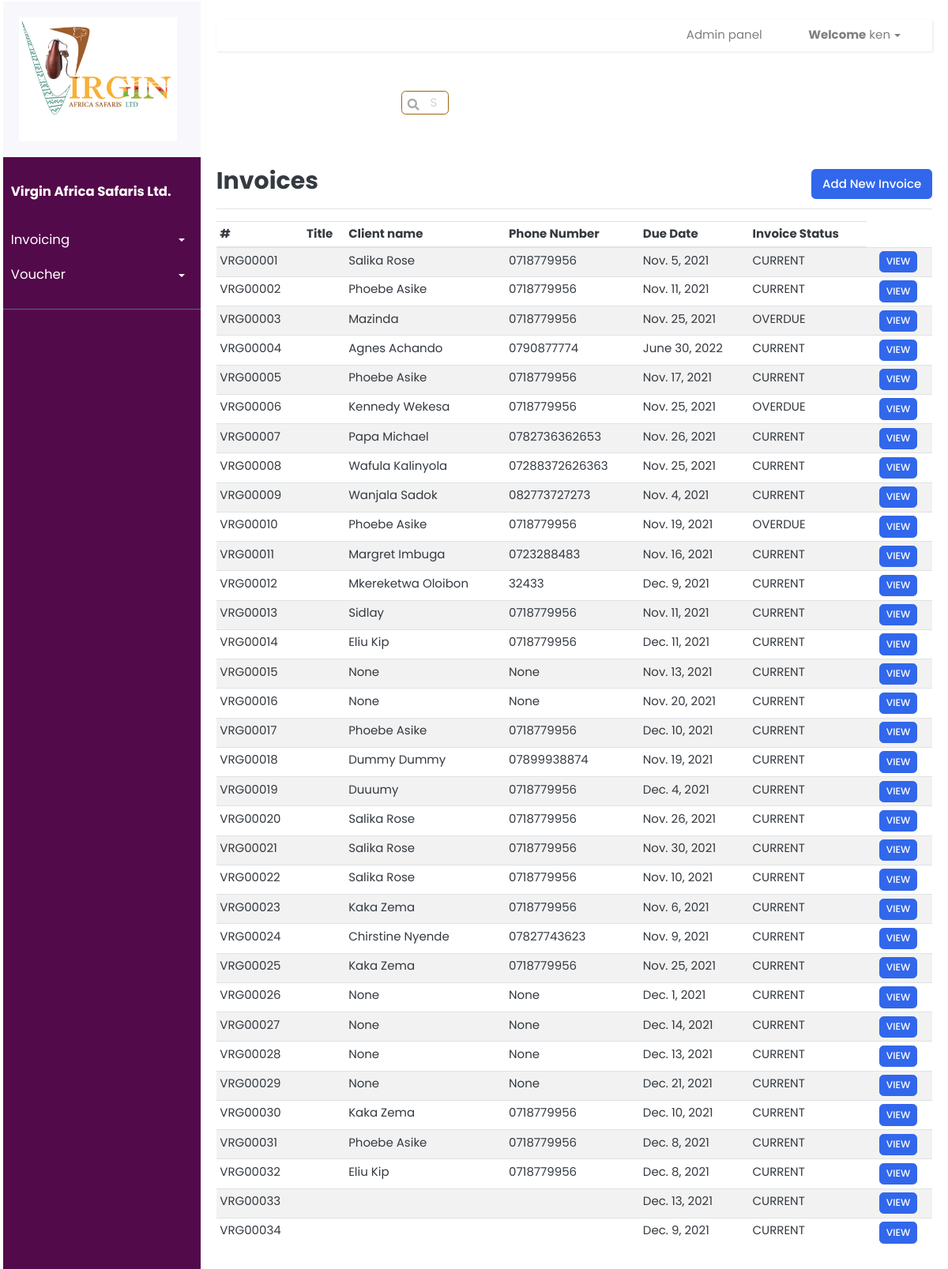
Page /invoices/ (signed in) on the committed database.
### invoice/models.py (models this page shows, shortened)
class Invoice(models.Model):
	TERMS = [
	('Immediate','Immediate'),
	('15 days', '15 days'),
	('30 days', '30 days'),
	]
	STATUS = [
	('CURRENT', 'CURRENT'),
	('EMAIL_SENT', 'EMAIL_SENT'),
	('OVERDUE', 'OVERDUE'),
	('PAID', 'PAID'),
	]
	number = models.CharField(null=False,default=increment_invoice_number, blank=False, max_length=100, unique=True)
	dueDate = models.DateField(null=True, blank=True)
	paymentTerms = models.CharField(choices=TERMS, default='15 days', max_length=100)
	status = models.CharField(choices=STATUS, default='CURRENT', max_length=100)
	description = models.TextField(null=True, blank=True,max_length=500)
	istaxable = models.BooleanField()
	client = models.ForeignKey(Client, blank=True, null=True, on_delete=models.SET_NULL)
	uniqueId = models.CharField(null=True, blank=True, max_length=100)
	slug = models.SlugField(max_length=500, unique=True, blank=True, null=True)
	date_created = models.DateTimeField(blank=True, null=True)
	last_updated = models.DateTimeField(blank=True, null=True)

class Client(models.Model):
	clientName = models.CharField(null=True, blank=True, max_length=200)
	address = models.CharField(null=True, blank=True, max_length=200)
	postalCode = models.CharField(null=True, blank=True, max_length=10)
	phoneNumber = models.CharField(null=True, blank=True, max_length=100)
	emailAddress = models.CharField(null=True, blank=True, max_length=100)
	uniqueId = models.CharField(null=True, blank=True, max_length=100)
	slug = models.SlugField(max_length=500, unique=True, blank=True, null=True)
	date_created = models.DateTimeField(blank=True, null=True)
	last_updated = models.DateTimeField(blank=True, null=True)

### invoice/views.py (the view)
# urls.py: path("invoices/", invoice_views.view_invoices, name="view-invoices" ),
@login_required
def view_invoices(request):
	context = {}
	invoices = Invoice.objects.all()
	context['invoices'] = invoices
	return render(request, 'invoice/invoices.html', context)

### templates/invoice/invoices.html (shortened to what this page needs)
{% extends 'index.html' %} {% load static %} {% load crispy_forms_tags %}
 {% block content %}
<div class="search-main">
 <div class="form-group has-search">
    <input type="text" class="form-control invoice_search_input" placeholder="Search" id="search" data-url="{% url 'search-invoices' %}"/>
  </div>
  </div>
<div
  class="
    d-flex
    justify-content-between
    flex-wrap flex-md-nowrap
    align-items-center
    pt-3
    pb-2
    mb-3
    border-bottom
  "
>
  <h1 class="h2">Invoices</h1>
  <div class="btn-toolbar mb-2 mb-md-0">
    <div class="btn-group me-2">
      <a href="{% url 'create-invoice' %}"
        ><button type="button" class="btn btn-primary">
          Add New Invoice
        </button></a
      >
    </div>
  </div>
</div>
{% if invoices|length > 0 %}
<div class="table-responsive">
  <table class="table table-striped table-sm table-hover" id="invoiceTable">
    <thead>
      <tr>
        <th>#</th>
        <th>Title</th>
        <th>Client name</th>
        <th>Phone Number</th>
        <th>Due Date</th>
        <th>Invoice Status</th>
      </tr>
    </thead>
    <tbody>
      {% for invoice in invoices %}
      <tr onclick="getElementById('edit-1').click()" style="cursor: pointer">
        <td id="invoicenumber">{{invoice.number}}</td>
        <td>{{invoice.title}}</td>
        <td>{{invoice.client.clientName}}</td>
        <td>{{invoice.client.phoneNumber}}</td>
        <td>{{invoice.dueDate}}</td>
        <td>{{invoice.status}}</td>
        <td>
        </td>
        <td>
          <a href="{% url 'create-build-invoice' invoice.slug %}"
            ><button class="btn btn-primary btn-sm">VIEW</button></a
          >
        </td>
      </tr>
      {% endfor %}
    </tbody>
  </table>
</div>
{% endif %}
{% endblock %}

### templates/index.html (shortened to what this page needs)
{% load static %} {% load crispy_forms_tags %}
<!DOCTYPE html>
<html lang="en">
  <head>
    <link
      href="{% static 'css/bootstrap.css' %}"
      rel="stylesheet"
      type="text/css"
    />
    <link
      href="{% static 'fonts/fontawesome/css/all.min.css' %}"
      type="text/css"
      rel="stylesheet"
    />
    <link href="{% static 'css/ui.css' %}" rel="stylesheet" type="text/css" />
    <link href="{% static 'css/doc.css' %}" rel="stylesheet" type="text/css" />
    <link href="{% static 'css/home.css' %}" rel="stylesheet" type="text/css" />
    <link
      href="{% static 'css/responsive.css' %}"
      rel="stylesheet"
      media="only screen and (max-width: 1200px)"
    />
  </head>
  <body class="forms_body">
    <div class="wrapper">
      <nav class="ml-1" id="sidebar">
        <div class="sidebar-header">
          <img
            src="{% static 'images/logo.PNG' %}"
            style="width: 100%; max-width: 200px"
            alt="Logo"
          />
        </div>
        <ul class="list-unstyled components">
          <p><b>Virgin Africa Safaris Ltd.</b></p>
          <li>
            <a
              href="#homeSubmenu"
              data-toggle="collapse"
              aria-expanded="false"
              class="dropdown-toggle"
              >Invoicing</a
            >
          </li>
          <li>
            <a
              href="#pageSubmenu"
              data-toggle="collapse"
              aria-expanded="false"
              class="dropdown-toggle"
              >Voucher</a
            >
          </li>
        </ul>
        <ul class="list-unstyled CTAs">
        </ul>
      </nav>
      <div id="content">
        <nav class="navbar navbar-expand-lg navbar-light">
          <div class="container-fluid">
            <div class="collapse navbar-collapse" id="navbarSupportedContent">
              <ul class="nav navbar-nav ml-auto">
                <li class="nav-item mr-3">
                  <a
                    class="nav-link mr-4"
                    href="/admin"
                    id="navbarDropdown"
                    role="button"
                    data-toggle="dropdown"
                    aria-haspopup="true"
                    aria-expanded="false"
                    >Admin panel</a
                  >
                </li>
                <li class="nav-item dropdown">
                  <a
                    class="nav-link dropdown-toggle mr-4"
                    href="#"
                    id="navbarDropdown"
                    role="button"
                    data-toggle="dropdown"
                    aria-haspopup="true"
                    aria-expanded="false"
                  >
                    <b>Welcome</b> {{user.get_username}}
                  </a>
                </li>
              </ul>
            </div>
          </div>
        </nav>
        {% block content %} {% endblock %}
      </div>
    </div>
  </body>
</html>

### static/css/ui.css (style rules this page uses)
html { font-family: "Inter", sans-serif; font-size: 15px; }
article:after, .form-group:after { display: block; clear: both; content: ""; }
[class*="list-"] li:after { visibility: hidden; display: block; content: ""; overflow: hidden; height: 0; clear: both; }
.has-search .form-control { padding-left: 2.375rem; }
.search-main { width: 50%; margin: 50px auto; }
.invoice_search_input { padding-left: 25px; height: 20px; }

### static/css/doc.css (style rules this page uses)
table { color: #9c640c; }
input[type="text"] { height: 2em; width: 4em; display: inline-block; border: #9c640c 1px solid; margin: 0 0.5em; }

### static/css/home.css (style rules this page uses)
* { padding-top: 0; }
body { font-family: "Poppins", sans-serif; background: #ffffff; padding-top: 2px; }
p { font-family: "Poppins", sans-serif; font-size: 1.1em; font-weight: 300; line-height: 1.7em; color: #999; }
a, a:hover, a:focus { color: inherit; text-decoration: none; transition: all 0.3s; }
.navbar { padding: 15px 10px; background: #fff; border: none; border-radius: 0; margin-bottom: 10px; box-shadow: 1px 1px 3px rgba(0, 0, 0, 0.1); }
.navbar-expand-lg { background-color: #ffffff; width: 100%; height: 40px; }
.wrapper { display: flex; width: 100%; align-items: stretch; }
#sidebar { min-width: 250px; max-width: 150px; margin-top: 0; background: #530a4a; color: #fff; transition: all 0.3s; }
#sidebar .sidebar-header { padding: 20px; background: #f8f8fc; }
#sidebar ul.components { padding: 20px 0; border-bottom: 1px solid #47748b; }
#sidebar ul p { color: #fff; padding: 10px; }
#sidebar ul li a { padding: 10px; font-size: 1.1em; display: block; }
a[data-toggle="collapse"] { position: relative; }
.dropdown-toggle::after { display: block; position: absolute; top: 50%; right: 20px; transform: translateY(-50%); }
ul.CTAs { padding: 20px; }
#content { width: 100%; margin: 0; padding: 20px; padding-top: 0px; min-height: 100vh; transition: all 0.3s; }

### rows in the picture
Invoice: number "VRG00001", client.clientName "Salika Rose", client.phoneNumber "0718779956", dueDate "Nov. 5, 2021", status "CURRENT"
Invoice: number "VRG00002", client.clientName "Phoebe Asike", client.phoneNumber "0718779956", dueDate "Nov. 11, 2021", status "CURRENT"
Invoice: number "VRG00003", client.clientName "Mazinda", client.phoneNumber "0718779956", dueDate "Nov. 25, 2021", status "OVERDUE"
Invoice: number "VRG00004", client.clientName "Agnes Achando", client.phoneNumber "0790877774", dueDate "June 30, 2022", status "CURRENT"
Invoice: number "VRG00005", client.clientName "Phoebe Asike", client.phoneNumber "0718779956", dueDate "Nov. 17, 2021", status "CURRENT"
Invoice: number "VRG00006", client.clientName "Kennedy Wekesa", client.phoneNumber "0718779956", dueDate "Nov. 25, 2021", status "OVERDUE"
Invoice: number "VRG00007", client.clientName "Papa Michael", client.phoneNumber "0782736362653", dueDate "Nov. 26, 2021", status "CURRENT"
Invoice: number "VRG00008", client.clientName "Wafula Kalinyola", client.phoneNumber "07288372626363", dueDate "Nov. 25, 2021", status "CURRENT"
Invoice: number "VRG00009", client.clientName "Wanjala Sadok", client.phoneNumber "082773727273", dueDate "Nov. 4, 2021", status "CURRENT"
Invoice: number "VRG00010", client.clientName "Phoebe Asike", client.phoneNumber "0718779956", dueDate "Nov. 19, 2021", status "OVERDUE"
Invoice: number "VRG00011", client.clientName "Margret Imbuga", client.phoneNumber "0723288483", dueDate "Nov. 16, 2021", status "CURRENT"
Invoice: number "VRG00012", client.clientName "Mkereketwa Oloibon", client.phoneNumber "32433", dueDate "Dec. 9, 2021", status "CURRENT"
Invoice: number "VRG00013", client.clientName "Sidlay", client.phoneNumber "0718779956", dueDate "Nov. 11, 2021", status "CURRENT"
Invoice: number "VRG00014", client.clientName "Eliu Kip", client.phoneNumber "0718779956", dueDate "Dec. 11, 2021", status "CURRENT"
Invoice: number "VRG00015", client.clientName "None", client.phoneNumber "None", dueDate "Nov. 13, 2021", status "CURRENT"
Invoice: number "VRG00016", client.clientName "None", client.phoneNumber "None", dueDate "Nov. 20, 2021", status "CURRENT"
Invoice: number "VRG00017", client.clientName "Phoebe Asike", client.phoneNumber "0718779956", dueDate "Dec. 10, 2021", status "CURRENT"
Invoice: number "VRG00018", client.clientName "Dummy Dummy", client.phoneNumber "07899938874", dueDate "Nov. 19, 2021", status "CURRENT"
Invoice: number "VRG00019", client.clientName "Duuumy", client.phoneNumber "0718779956", dueDate "Dec. 4, 2021", status "CURRENT"
Invoice: number "VRG00020", client.clientName "Salika Rose", client.phoneNumber "0718779956", dueDate "Nov. 26, 2021", status "CURRENT"
Invoice: number "VRG00021", client.clientName "Salika Rose", client.phoneNumber "0718779956", dueDate "Nov. 30, 2021", status "CURRENT"
Invoice: number "VRG00022", client.clientName "Salika Rose", client.phoneNumber "0718779956", dueDate "Nov. 10, 2021", status "CURRENT"
Invoice: number "VRG00023", client.clientName "Kaka Zema", client.phoneNumber "0718779956", dueDate "Nov. 6, 2021", status "CURRENT"
Invoice: number "VRG00024", client.clientName "Chirstine Nyende", client.phoneNumber "07827743623", dueDate "Nov. 9, 2021", status "CURRENT"
Invoice: number "VRG00025", client.clientName "Kaka Zema", client.phoneNumber "0718779956", dueDate "Nov. 25, 2021", status "CURRENT"
Invoice: number "VRG00026", client.clientName "None", client.phoneNumber "None", dueDate "Dec. 1, 2021", status "CURRENT"
Invoice: number "VRG00027", client.clientName "None", client.phoneNumber "None", dueDate "Dec. 14, 2021", status "CURRENT"
Invoice: number "VRG00028", client.clientName "None", client.phoneNumber "None", dueDate "Dec. 13, 2021", status "CURRENT"
Invoice: number "VRG00029", client.clientName "None", client.phoneNumber "None", dueDate "Dec. 21, 2021", status "CURRENT"
Invoice: number "VRG00030", client.clientName "Kaka Zema", client.phoneNumber "0718779956", dueDate "Dec. 10, 2021", status "CURRENT"
Invoice: number "VRG00031", client.clientName "Phoebe Asike", client.phoneNumber "0718779956", dueDate "Dec. 8, 2021", status "CURRENT"
Invoice: number "VRG00032", client.clientName "Eliu Kip", client.phoneNumber "0718779956", dueDate "Dec. 8, 2021", status "CURRENT"
Invoice: number "VRG00033", dueDate "Dec. 13, 2021", status "CURRENT"
Invoice: number "VRG00034", dueDate "Dec. 9, 2021", status "CURRENT"

### other values in the picture
{{ user.get_username }} "ken"
